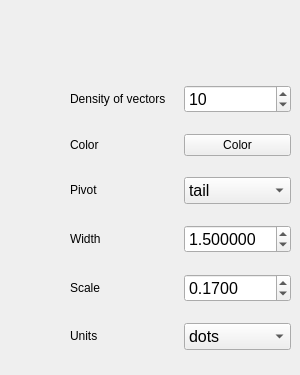
      <widget class="QWidget" name="tab_9">
       <attribute name="title">
        <string>Vector Properties</string>
       </attribute>
       <widget class="QWidget" name="layoutWidget">
        <property name="geometry">
         <rect>
          <x>70</x>
          <y>70</y>
          <width>221</width>
          <height>296</height>
         </rect>
        </property>
        <layout class="QVBoxLayout" name="verticalLayout_4">
         <item>
          <layout class="QHBoxLayout" name="Pixel_3">
           <item>
            <widget class="QLabel" name="Pixel_4">
             <property name="sizePolicy">
              <sizepolicy hsizetype="Preferred" vsizetype="Fixed">
               <horstretch>0</horstretch>
               <verstretch>0</verstretch>
              </sizepolicy>
             </property>
             <property name="text">
              <string>Density of vectors</string>
             </property>
            </widget>
           </item>
           <item>
            <widget class="QSpinBox" name="PixelSelector_2">
             <property name="sizePolicy">
              <sizepolicy hsizetype="Preferred" vsizetype="Fixed">
               <horstretch>0</horstretch>
               <verstretch>0</verstretch>
              </sizepolicy>
             </property>
             <property name="font">
              <font>
               <pointsize>12</pointsize>
              </font>
             </property>
             <property name="value">
              <number>10</number>
             </property>
            </widget>
           </item>
          </layout>
         </item>
         <item>
          <layout class="QHBoxLayout" name="Color_3">
           <item>
            <widget class="QLabel" name="Color_4">
             <property name="sizePolicy">
              <sizepolicy hsizetype="Preferred" vsizetype="Fixed">
               <horstretch>0</horstretch>
               <verstretch>0</verstretch>
              </sizepolicy>
             </property>
             <property name="text">
              <string>Color</string>
             </property>
            </widget>
           </item>
           <item>
            <widget class="QPushButton" name="ColorSelector_2">
             <property name="sizePolicy">
              <sizepolicy hsizetype="Preferred" vsizetype="Fixed">
               <horstretch>0</horstretch>
               <verstretch>0</verstretch>
              </sizepolicy>
             </property>
             <property name="text">
              <string>Color</string>
             </property>
            </widget>
           </item>
          </layout>
         </item>
         <item>
          <layout class="QHBoxLayout" name="Pivot_3">
           <item>
            <widget class="QLabel" name="Pivot_4">
             <property name="sizePolicy">
              <sizepolicy hsizetype="Preferred" vsizetype="Fixed">
               <horstretch>0</horstretch>
               <verstretch>0</verstretch>
              </sizepolicy>
             </property>
             <property name="text">
              <string>Pivot</string>
             </property>
            </widget>
           </item>
           <item>
            <widget class="QComboBox" name="PivotSelector_2">
             <property name="sizePolicy">
              <sizepolicy hsizetype="Preferred" vsizetype="Fixed">
               <horstretch>0</horstretch>
               <verstretch>0</verstretch>
              </sizepolicy>
             </property>
             <property name="font">
              <font>
               <pointsize>12</pointsize>
              </font>
             </property>
             <item>
              <property name="text">
               <string>tail</string>
              </property>
             </item>
             <item>
              <property name="text">
               <string>middle</string>
              </property>
             </item>
             <item>
              <property name="text">
               <string>tip</string>
              </property>
             </item>
            </widget>
           </item>
          </layout>
         </item>
         <item>
          <layout class="QHBoxLayout" name="Width_3">
           <item>
            <widget class="QLabel" name="Width_4">
             <property name="sizePolicy">
              <sizepolicy hsizetype="Preferred" vsizetype="Fixed">
               <horstretch>0</horstretch>
               <verstretch>0</verstretch>
              </sizepolicy>
             </property>
             <property name="text">
              <string>Width</string>
             </property>
            </widget>
           </item>
           <item>
            <widget class="QDoubleSpinBox" name="WidthSelector_2">
             <property name="sizePolicy">
              <sizepolicy hsizetype="Preferred" vsizetype="Fixed">
               <horstretch>0</horstretch>
               <verstretch>0</verstretch>
              </sizepolicy>
             </property>
             <property name="font">
              <font>
               <pointsize>12</pointsize>
              </font>
             </property>
             <property name="decimals">
              <number>6</number>
             </property>
             <property name="minimum">
              <double>0.000010000000000</double>
             </property>
             <property name="singleStep">
              <double>0.010000000000000</double>
             </property>
             <property name="value">
              <double>1.500000000000000</double>
             </property>
            </widget>
           </item>
          </layout>
         </item>
         <item>
          <layout class="QHBoxLayout" name="Scale_3">
           <item>
            <widget class="QLabel" name="Scale_4">
             <property name="sizePolicy">
              <sizepolicy hsizetype="Preferred" vsizetype="Fixed">
               <horstretch>0</horstretch>
               <verstretch>0</verstretch>
              </sizepolicy>
             </property>
             <property name="text">
              <string>Scale</string>
             </property>
            </widget>
           </item>
           <item>
            <widget class="QDoubleSpinBox" name="ScaleSelector_2">
             <property name="sizePolicy">
              <sizepolicy hsizetype="Preferred" vsizetype="Fixed">
               <horstretch>0</horstretch>
               <verstretch>0</verstretch>
              </sizepolicy>
             </property>
             <property name="font">
              <font>
               <pointsize>12</pointsize>
              </font>
             </property>
             <property name="decimals">
              <number>4</number>
             </property>
             <property name="value">
              <double>0.170000000000000</double>
             </property>
            </widget>
           </item>
          </layout>
         </item>
         <item>
          <layout class="QHBoxLayout" name="Units_3">
           <item>
            <widget class="QLabel" name="Units_4">
             <property name="sizePolicy">
              <sizepolicy hsizetype="Preferred" vsizetype="Fixed">
               <horstretch>0</horstretch>
               <verstretch>0</verstretch>
              </sizepolicy>
             </property>
             <property name="text">
              <string>Units</string>
             </property>
            </widget>
           </item>
           <item>
            <widget class="QComboBox" name="UnitsSelector_2">
             <property name="sizePolicy">
              <sizepolicy hsizetype="Preferred" vsizetype="Fixed">
               <horstretch>0</horstretch>
               <verstretch>0</verstretch>
              </sizepolicy>
             </property>
             <property name="font">
              <font>
               <pointsize>12</pointsize>
              </font>
             </property>
             <item>
              <property name="text">
               <string>dots</string>
              </property>
             </item>
             <item>
              <property name="text">
               <string>inches</string>
              </property>
             </item>
            </widget>
           </item>
          </layout>
         </item>
        </layout>
       </widget>
      </widget>
